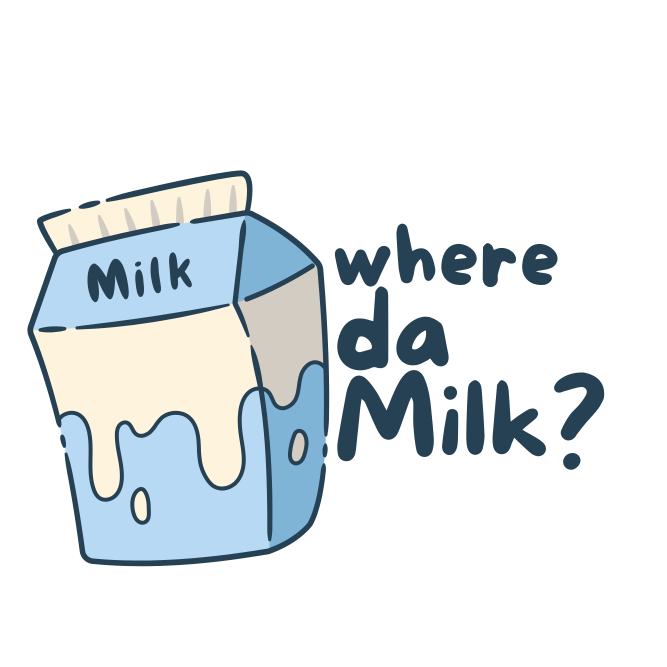
#> input picture assets/1.png, 2000 x 2000 px (shown at 1/3 size)
$ python -i gemini.py   (imports and definitions only)
#> lines starting #> are read from the running program, lines starting #| are printed output that depends on the picture
"""
vision/gemini.py — Google Gemini Vision API for product detection and description.

Uses Google's Gemini API to analyze video frames and identify products with detailed information.
More accurate than YOLO for product identification and label reading.

Setup:
    1. Get API key from: https://ai.google.dev/
    2. Add to .env: GEMINI_API_KEY=your_key_here
    3. Install: pip install google-generativeai pillow

Usage:
    analyzer = GeminiAnalyzer()
    results = analyzer.analyze_frame(frame)
    # Returns: {"products": [...], "text": "...", "description": "..."}
"""

import os
import base64
import io
from typing import Dict, Any

# ── Gemini setup ──────────────────────────────────────────────────────────────
_GEMINI_KEY = os.environ.get("GEMINI_API_KEY", "")

# [7 lines not run here, left out]

try:
    from PIL import Image
    _PIL_AVAILABLE = True
except ImportError:
    _PIL_AVAILABLE = False


class GeminiAnalyzer:
    def __init__(self, model_name: str = "gemini-3-flash-preview", max_output_tokens: int = 500):
        """Initialize Gemini vision analyzer.

        Args:
            model_name: Gemini model to use (flash is fast/cheap, pro is more accurate)
            max_output_tokens: Maximum tokens in response (default 500 for speed)
        """
        self.model_name = model_name
        self.model = None
        self.max_output_tokens = max_output_tokens

        # Generation config for faster responses with minimal thinking
        self.generation_config = {
            "max_output_tokens": max_output_tokens,
            "temperature": 0.7,  # Balanced: not too random, not too deterministic
            "top_p": 0.95,
            "top_k": 40,
        }

        print("[gemini] ========== Gemini Initialization ==========")
        print(f"[gemini] Config: max_tokens={max_output_tokens}, temp=0.7")

        if not _GEMINI_AVAILABLE:
            print("[gemini] ❌ Gemini API key not found.")
            print("[gemini] Set GEMINI_API_KEY in .env or environment variables")
            return

        if not _PIL_AVAILABLE:
            print("[gemini] ❌ PIL not installed. Install: pip install pillow")
            return

        try:
            self.model = genai.GenerativeModel(
                model_name,
                generation_config=self.generation_config
            )
            print(f"[gemini] ✅ Gemini {model_name} ready")
        except Exception as e:
            print(f"[gemini] ❌ Failed to initialize Gemini: {e}")

        print("[gemini] ========== Initialization Complete ==========\n")

    def available(self) -> bool:
        """Check if Gemini is ready to use."""
        return self.model is not None

    # [201 lines left out: functions _frame_to_base64, analyze_frame, _parse_response, identify_product, not called in this run]

>>> import cv2
>>> picture = cv2.imread('../assets/1.png', cv2.IMREAD_GRAYSCALE)
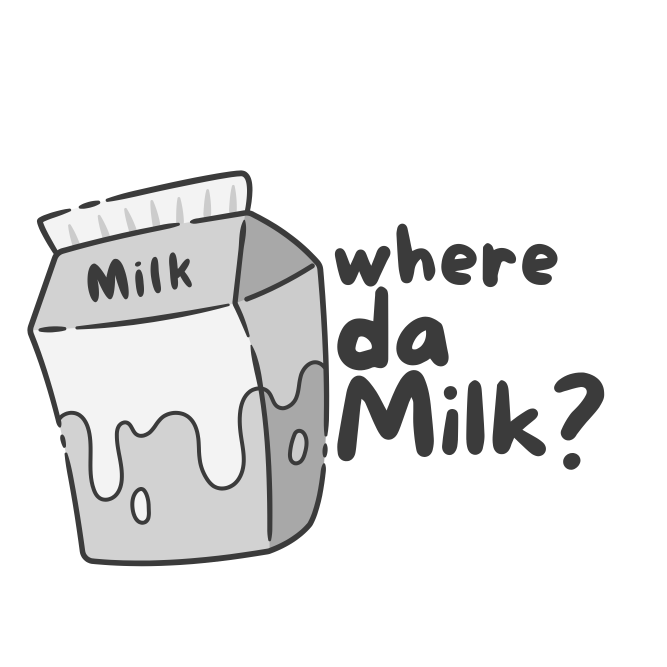
#> picture: shape (2000, 2000) (shown at 1/3 size); min 59, max 255, mean 232.2
>>> result = GeminiAnalyzer().analyze_frame(picture)
#> (the run stopped early here; a loop or call above may not have finished)

$ run again, on assets/3.png
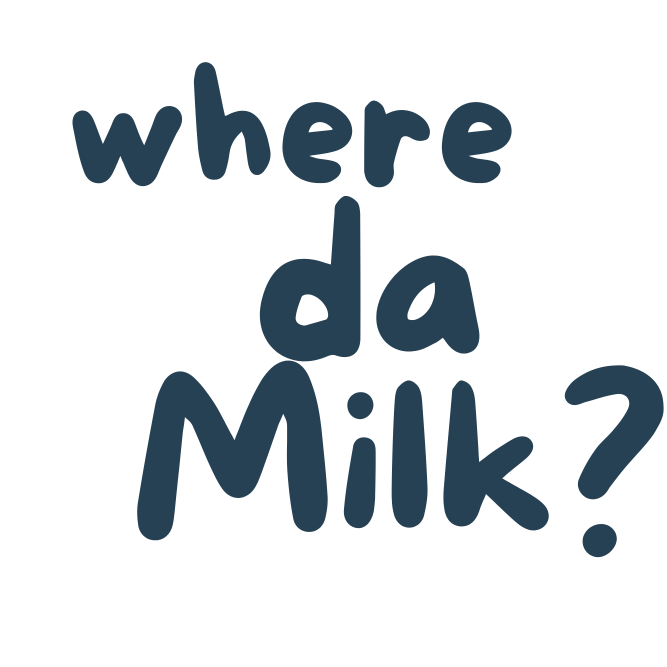
#> input picture assets/3.png, 2000 x 2000 px (shown at 1/3 size)
#> `picture = cv2.imread('../assets/1.png', cv2.IMREAD_GRAYSCALE)`:
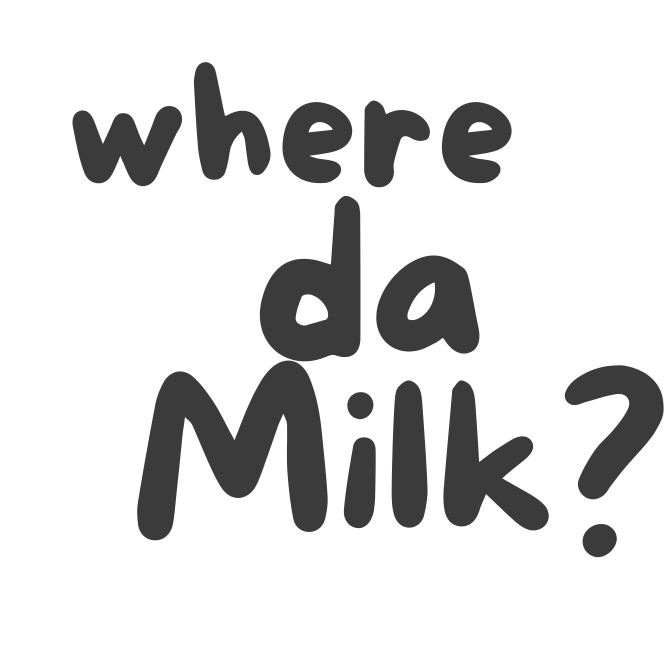
#> picture: shape (2000, 2000) (shown at 1/3 size); min 59, max 255, mean 220.4
